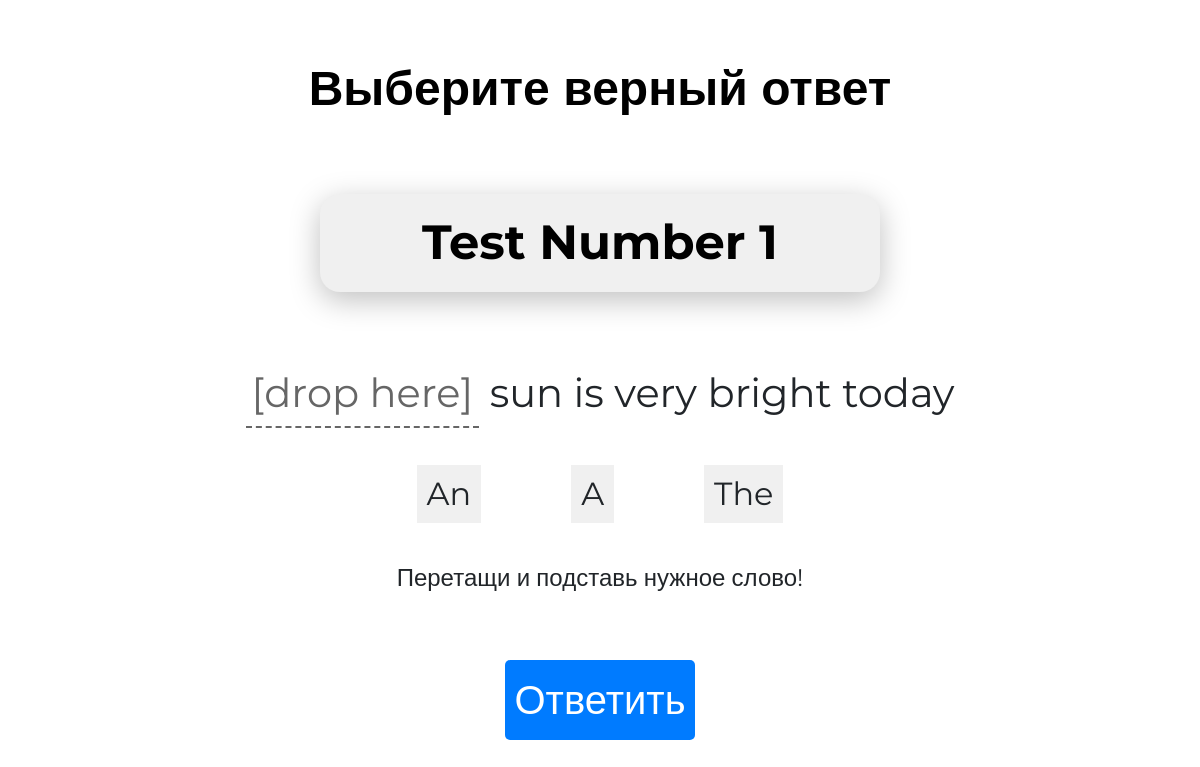
/grammar/1/ (signed in), run on the app's committed database.
### website/models.py (models this page shows, shortened)
class GrammarTest(models.Model):
    user = models.ForeignKey(User, on_delete=models.CASCADE)
    title = models.CharField(max_length=200)
    completed = models.BooleanField(default=False)
    current_question = models.IntegerField(default=0)
    category = models.ForeignKey(Category, on_delete=models.SET_NULL, null=True, blank=True)

class GrammarQuestion(models.Model):
    test = models.ForeignKey(GrammarTest, related_name='questions', on_delete=models.CASCADE)
    sentence = models.TextField()
    correct_answer = models.CharField(max_length=100)

class AnswerOption(models.Model):
    question = models.ForeignKey(GrammarQuestion, related_name='options', on_delete=models.CASCADE)
    word = models.CharField(max_length=100)

### website/views.py (the view, shortened to what this page needs)
# urls.py: path('grammar/<int:test_id>/', views.grammar_show_question, name='grammar_test'),
@login_required
def grammar_show_question(request, test_id):
    test = get_object_or_404(GrammarTest, id=test_id, user=request.user)
    questions = list(test.questions.all())
    current_question = questions[test.current_question]
    return render(request, 'grammar_test.html', {
        'test': test,
        'question': current_question,
        'answers': current_question.options.all(),
        'retry': False
    })

### website/templatetags/grammar_filters.py (called while the page is built)
@register.filter(name='replace_gaps')
def replace_gaps(value):
    return value.replace("___", '<span class="gap">[drop here]</span>')

### english_learning/templates/grammar_test.html (shortened to what this page needs)
{% load static %}
{% load grammar_filters %}
<html lang="en, ru">
<head>
    <link rel="stylesheet" href="https://code.jquery.com/ui/1.12.1/themes/base/jquery-ui.css">
    <link href="{% static 'css/bootstrap.min.css' %}" rel="stylesheet">
    <link rel="stylesheet" href="https://cdnjs.cloudflare.com/ajax/libs/font-awesome/5.15.4/css/all.min.css">
    <link rel="stylesheet" href="https://cdnjs.cloudflare.com/ajax/libs/OwlCarousel2/2.3.4/assets/owl.carousel.min.css">
    <link rel="stylesheet" href="https://cdnjs.cloudflare.com/ajax/libs/OwlCarousel2/2.3.4/assets/owl.theme.default.min.css">
    <link rel="stylesheet" href="{% static 'style.css' %}">
</head>
<body>
    <div class="container d-flex justify-content-center align-items-center" style="height: 100vh;">
        <div class="row">
            <div class="col-md-12 d-flex justify-content-center align-items-center" style="flex-direction: column;">
                <h1 class="text-center" style="font-size: 3rem; font-weight: bold;">Выберите верный ответ</h1>
                <div class="overlay-container d-flex justify-content-center align-items-center pt-5 pb-5" style="flex-direction: column;">
                    <h1 class="text-center slovo">{{ test.title }}</h1>
                </div>
                <div class="question">
                    <p>{{ question.sentence|replace_gaps|safe }}</p>
                    <div class="options">
                        {% for option in answers %}
                            <div class="option" id="option-{{ forloop.counter }}">{{ option.word }}</div>
                        {% endfor %}
                    </div>
                </div>
                    <p class="error">Перетащи и подставь нужное слово!</p>
                <form method="post" class="d-flex justify-content-center align-items-center mt-5" style="flex-direction: column;">
                    <button type="submit" class="grammar_button">Ответить</button>
                </form>
            </div>
        </div>
    </div>
</body>
</html>

### english_learning/static/style.css (style rules this page uses)
* { font-family: 'Montserrat', sans-serif; box-sizing: border-box; margin: 0; overflow-x: none; }
h1, h2, h3, h4, h5, h6 { color: #ffffff; }
.container { padding-top: 25px; padding-bottom: 25px; }
button[type="submit"] { display: block; width: 100%; padding: 10px; background-color: #007bff; color: #fff; border: none; border-radius: 5px; cursor: pointer; transition: background-color 0.3s ease; }
.overlay-container { position: relative; width: 100%; height: auto; }
.slovo { position: relative; z-index: 1; width: 35rem; font-size: 3rem; font-weight: bold; padding: 20px; background-color: #f0f0f0; border-radius: 20px; box-shadow: 0 8px 30px rgba(0,0,0,0.25); display: inline-block; margin: 20px auto; }
.question { font-size: 2rem; }
.question p { font-size: 2.5rem; }
.options { display: flex; flex-direction: row; justify-content: center; gap: 5rem; margin: 2rem; }
.option { cursor: pointer; }
.option { display: inline-block; padding: 5px 10px; margin: 5px; background-color: #f0f0f0; cursor: pointer; }
.grammar_button { font-size: 2.5rem; width: 100%; height: auto; }
.gap { display: inline-block; min-width: 50px; padding: 3px 6px; border-bottom: 2px dashed #666; text-align: center; color: #666; }
.error { font-size: 1.5rem; }

### english_learning/templates/grammar_test.html (style rules this page uses)
h1 { color: black; }

### data on the page
GrammarTest: title "Test Number 1"
GrammarQuestion: sentence "[drop here] sun is very bright today"
AnswerOption: word "An"
AnswerOption: word "A"
AnswerOption: word "The"
